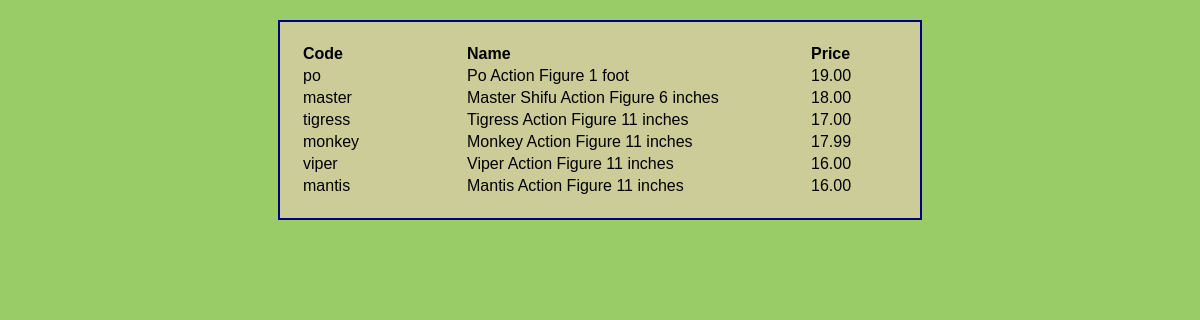
Page /examples/eg008/eg008c_select.php on the committed database.
### tables this page shows
CREATE TABLE products (
  productID        INT(11)        NOT NULL   AUTO_INCREMENT,
  categoryID       INT(11)        NOT NULL,
  productCode      VARCHAR(10)    NOT NULL   UNIQUE,
  productName      VARCHAR(255)   NOT NULL,
  listPrice        DECIMAL(10,2)  NOT NULL,
  PRIMARY KEY (productID),
  
  FOREIGN KEY (categoryID) REFERENCES categories(categoryID)
);

### examples/eg008/eg008c_select.php (the view, shortened to what this page needs)
<?php
require_once('eg008a_connect_database.php');
$category_id = "1";
$query =
"SELECT * FROM products
WHERE categoryID = :category_id
ORDER BY productID";
$statement = $db->prepare($query);
$statement->bindValue(':category_id',$category_id);
$statement->execute();
$products = $statement->fetchAll();
?>
<!DOCTYPE html>
<html lang="en">
<head>
<link href="main2.css" rel="stylesheet" type="text/css">
</head>
<body>
<div id="content">
<table style="width: 600px">
	<tr>
		<td style="width: 160px"><b>Code</b></td>
		<td style="width: 340px"><b>Name</b></td>
		<td><b>Price</b></td>
	</tr>
	<?php
	foreach($products as $p){
?>
	<tr>
		<td style="width: 160px"><?php echo($p['productCode']); ?></td>
		<td style="width: 340px"><?php echo($p['productName']);?></td>
		<td><?php echo($p['listPrice']);?></td>
	</tr>
<?php
	}
?>
</table>
</div>
</body>
</html>

### examples/eg008/main2.css (style rules this page uses)
html { background-color: #99CC66; }
body { font-family: Verdana, Arial, Helvetica, sans-serif; width: 800px; margin: 20px auto; padding: 0; }
#content { width: 600px; margin: 0 auto; padding: 20px 20px; background-color: #CCCC99; border: 2px solid navy; }

### rows in the picture
products: productCode "po", productName "Po Action Figure 1 foot", listPrice "19.00"
products: productCode "master", productName "Master Shifu Action Figure 6 inches", listPrice "18.00"
products: productCode "tigress", productName "Tigress Action Figure 11 inches", listPrice "17.00"
products: productCode "monkey", productName "Monkey Action Figure 11 inches", listPrice "17.99"
products: productCode "viper", productName "Viper Action Figure 11 inches", listPrice "16.00"
products: productCode "mantis", productName "Mantis Action Figure 11 inches", listPrice "16.00"
